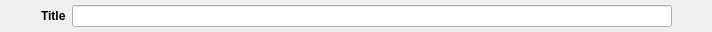
<?xml version="1.0" encoding="UTF-8"?>
<ui version="4.0">
 <class>Form</class>
 <widget class="QWidget" name="Form">
  <property name="geometry">
   <rect>
    <x>0</x>
    <y>0</y>
    <width>712</width>
    <height>32</height>
   </rect>
  </property>
  <property name="windowTitle">
   <string>Form</string>
  </property>
  <layout class="QHBoxLayout" name="horizontalLayout">
   <property name="margin">
    <number>0</number>
   </property>
   <item>
    <spacer name="horizontalSpacer1">
     <property name="orientation">
      <enum>Qt::Horizontal</enum>
     </property>
     <property name="sizeHint" stdset="0">
      <size>
       <width>28</width>
       <height>20</height>
      </size>
     </property>
    </spacer>
   </item>
   <item>
    <widget class="QLabel" name="label">
     <property name="sizePolicy">
      <sizepolicy hsizetype="Minimum" vsizetype="Minimum">
       <horstretch>0</horstretch>
       <verstretch>0</verstretch>
      </sizepolicy>
     </property>
     <property name="maximumSize">
      <size>
       <width>16777215</width>
       <height>16777215</height>
      </size>
     </property>
     <property name="font">
      <font>
       <weight>75</weight>
       <bold>true</bold>
      </font>
     </property>
     <property name="text">
      <string>Title</string>
     </property>
    </widget>
   </item>
   <item>
    <widget class="QLineEdit" name="lineEdit">
     <property name="sizePolicy">
      <sizepolicy hsizetype="Fixed" vsizetype="Fixed">
       <horstretch>0</horstretch>
       <verstretch>0</verstretch>
      </sizepolicy>
     </property>
     <property name="minimumSize">
      <size>
       <width>600</width>
       <height>0</height>
      </size>
     </property>
     <property name="alignment">
      <set>Qt::AlignCenter</set>
     </property>
    </widget>
   </item>
   <item>
    <spacer name="horizontalSpacer2">
     <property name="orientation">
      <enum>Qt::Horizontal</enum>
     </property>
     <property name="sizeHint" stdset="0">
      <size>
       <width>29</width>
       <height>20</height>
      </size>
     </property>
    </spacer>
   </item>
  </layout>
 </widget>
 <resources/>
 <connections/>
</ui>
